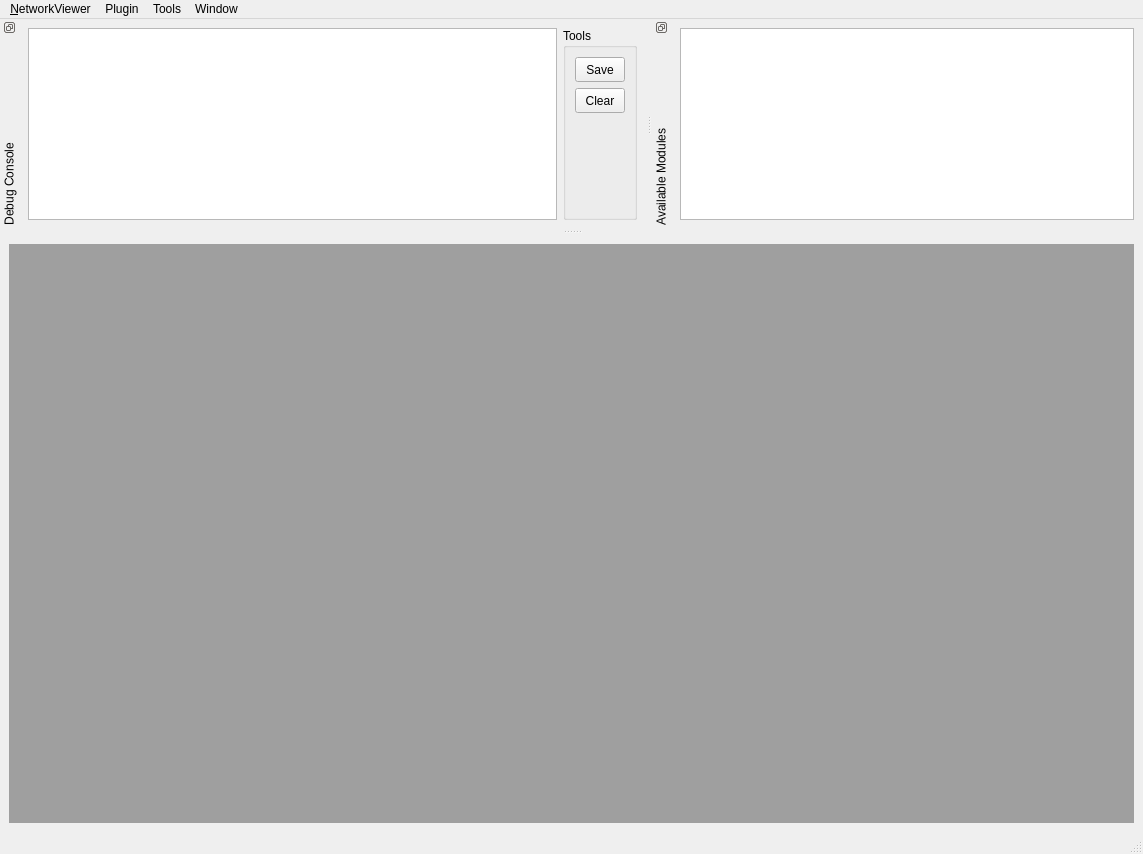
<?xml version="1.0" encoding="UTF-8"?>
<ui version="4.0">
 <class>NetworkView</class>
 <widget class="QMainWindow" name="NetworkView">
  <property name="geometry">
   <rect>
    <x>0</x>
    <y>0</y>
    <width>1143</width>
    <height>854</height>
   </rect>
  </property>
  <property name="sizePolicy">
   <sizepolicy hsizetype="Expanding" vsizetype="MinimumExpanding">
    <horstretch>0</horstretch>
    <verstretch>0</verstretch>
   </sizepolicy>
  </property>
  <property name="windowTitle">
   <string>NetViewer</string>
  </property>
  <widget class="QWidget" name="centralwidget">
   <layout class="QVBoxLayout" name="verticalLayout_2">
    <item>
     <widget class="QMdiArea" name="m_mdiArea">
      <property name="enabled">
       <bool>true</bool>
      </property>
      <property name="viewMode">
       <enum>QMdiArea::SubWindowView</enum>
      </property>
      <property name="documentMode">
       <bool>false</bool>
      </property>
      <property name="tabPosition">
       <enum>QTabWidget::West</enum>
      </property>
     </widget>
    </item>
   </layout>
  </widget>
  <widget class="QMenuBar" name="menubar">
   <property name="geometry">
    <rect>
     <x>0</x>
     <y>0</y>
     <width>1143</width>
     <height>22</height>
    </rect>
   </property>
   <widget class="QMenu" name="menu_File">
    <property name="title">
     <string>&amp;NetworkViewer</string>
    </property>
    <addaction name="actionDevice_Selection"/>
    <addaction name="separator"/>
    <addaction name="actionPreferences"/>
    <addaction name="actionAbout"/>
    <addaction name="separator"/>
    <addaction name="actionQuit"/>
   </widget>
   <widget class="QMenu" name="menuPlugin">
    <property name="title">
     <string>Plugin</string>
    </property>
   </widget>
   <widget class="QMenu" name="menuWindow">
    <property name="title">
     <string>Window</string>
    </property>
    <addaction name="actionTile_Windows"/>
    <addaction name="actionCascade_Windows"/>
    <addaction name="actionClose_All_Windows"/>
    <addaction name="separator"/>
   </widget>
   <widget class="QMenu" name="menuTools">
    <property name="title">
     <string>Tools</string>
    </property>
    <addaction name="actionDisable_All_Variables"/>
    <addaction name="actionEnable_All_Variables"/>
   </widget>
   <addaction name="menu_File"/>
   <addaction name="menuPlugin"/>
   <addaction name="menuTools"/>
   <addaction name="menuWindow"/>
  </widget>
  <widget class="QStatusBar" name="statusbar"/>
  <widget class="QDockWidget" name="m_debugDockWidget">
   <property name="sizePolicy">
    <sizepolicy hsizetype="Expanding" vsizetype="MinimumExpanding">
     <horstretch>0</horstretch>
     <verstretch>0</verstretch>
    </sizepolicy>
   </property>
   <property name="minimumSize">
    <size>
     <width>402</width>
     <height>0</height>
    </size>
   </property>
   <property name="maximumSize">
    <size>
     <width>524287</width>
     <height>524287</height>
    </size>
   </property>
   <property name="floating">
    <bool>false</bool>
   </property>
   <property name="features">
    <set>QDockWidget::DockWidgetFloatable|QDockWidget::DockWidgetMovable|QDockWidget::DockWidgetVerticalTitleBar</set>
   </property>
   <property name="allowedAreas">
    <set>Qt::BottomDockWidgetArea|Qt::TopDockWidgetArea</set>
   </property>
   <property name="windowTitle">
    <string>Debug Console</string>
   </property>
   <attribute name="dockWidgetArea">
    <number>4</number>
   </attribute>
   <widget class="QWidget" name="dockWidgetContents">
    <layout class="QHBoxLayout" name="horizontalLayout">
     <item>
      <widget class="QTextEdit" name="m_textEdit">
       <property name="sizePolicy">
        <sizepolicy hsizetype="MinimumExpanding" vsizetype="MinimumExpanding">
         <horstretch>0</horstretch>
         <verstretch>0</verstretch>
        </sizepolicy>
       </property>
      </widget>
     </item>
     <item>
      <widget class="QGroupBox" name="groupBox">
       <property name="maximumSize">
        <size>
         <width>16777215</width>
         <height>16777215</height>
        </size>
       </property>
       <property name="title">
        <string>Tools</string>
       </property>
       <layout class="QVBoxLayout" name="verticalLayout">
        <item>
         <widget class="QToolButton" name="saveToolButton">
          <property name="minimumSize">
           <size>
            <width>50</width>
            <height>25</height>
           </size>
          </property>
          <property name="text">
           <string>Save</string>
          </property>
         </widget>
        </item>
        <item>
         <widget class="QToolButton" name="clearToolButton">
          <property name="minimumSize">
           <size>
            <width>50</width>
            <height>25</height>
           </size>
          </property>
          <property name="text">
           <string>Clear</string>
          </property>
         </widget>
        </item>
        <item>
         <spacer name="verticalSpacer">
          <property name="orientation">
           <enum>Qt::Vertical</enum>
          </property>
          <property name="sizeHint" stdset="0">
           <size>
            <width>20</width>
            <height>40</height>
           </size>
          </property>
         </spacer>
        </item>
       </layout>
      </widget>
     </item>
    </layout>
   </widget>
  </widget>
  <widget class="QDockWidget" name="m_moduleDockWidget">
   <property name="minimumSize">
    <size>
     <width>306</width>
     <height>0</height>
    </size>
   </property>
   <property name="maximumSize">
    <size>
     <width>524287</width>
     <height>524287</height>
    </size>
   </property>
   <property name="floating">
    <bool>false</bool>
   </property>
   <property name="features">
    <set>QDockWidget::DockWidgetFloatable|QDockWidget::DockWidgetMovable|QDockWidget::DockWidgetVerticalTitleBar</set>
   </property>
   <property name="windowTitle">
    <string>Available Modules</string>
   </property>
   <attribute name="dockWidgetArea">
    <number>4</number>
   </attribute>
   <widget class="QWidget" name="dockWidgetContents_4">
    <layout class="QVBoxLayout" name="verticalLayout_3">
     <item>
      <widget class="QGraphicsView" name="m_moduleGraphicsView">
       <property name="sizePolicy">
        <sizepolicy hsizetype="MinimumExpanding" vsizetype="MinimumExpanding">
         <horstretch>0</horstretch>
         <verstretch>0</verstretch>
        </sizepolicy>
       </property>
       <property name="minimumSize">
        <size>
         <width>0</width>
         <height>0</height>
        </size>
       </property>
       <property name="maximumSize">
        <size>
         <width>16777215</width>
         <height>16777215</height>
        </size>
       </property>
      </widget>
     </item>
    </layout>
   </widget>
  </widget>
  <action name="actionInteractive_Arm">
   <property name="checkable">
    <bool>true</bool>
   </property>
   <property name="text">
    <string>Interactive Arm</string>
   </property>
  </action>
  <action name="actionDevice_Selection">
   <property name="text">
    <string>Device Selection</string>
   </property>
  </action>
  <action name="actionTile_Windows">
   <property name="text">
    <string>Tile Windows</string>
   </property>
  </action>
  <action name="actionClose_All_Windows">
   <property name="text">
    <string>Close All Windows</string>
   </property>
  </action>
  <action name="actionCascade_Windows">
   <property name="text">
    <string>Cascade Windows</string>
   </property>
  </action>
  <action name="actionQuit">
   <property name="text">
    <string>Quit</string>
   </property>
  </action>
  <action name="actionPreferences">
   <property name="text">
    <string>Preferences</string>
   </property>
  </action>
  <action name="actionDisable_All_Variables">
   <property name="text">
    <string>Disable all variables</string>
   </property>
  </action>
  <action name="actionEnable_All_Variables">
   <property name="text">
    <string>Enable all variables</string>
   </property>
  </action>
  <action name="actionAbout">
   <property name="text">
    <string>About</string>
   </property>
  </action>
 </widget>
 <resources/>
 <connections/>
</ui>
